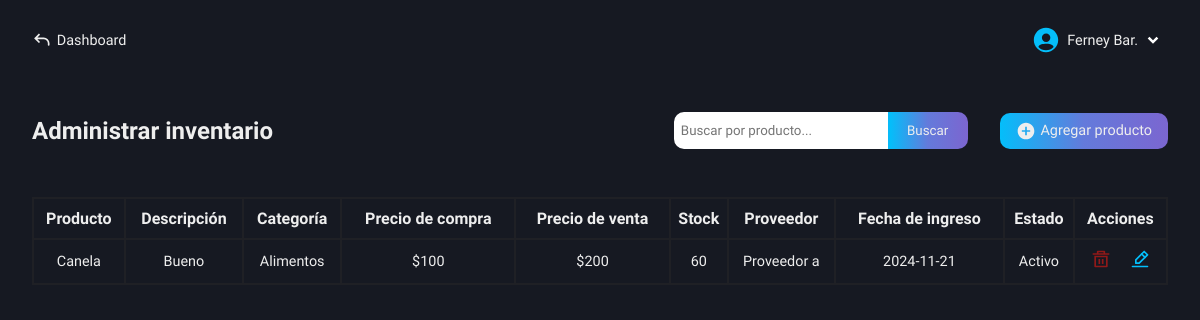
The app's page /roles/store/inventory/admin-inventory.php (signed in), older data.
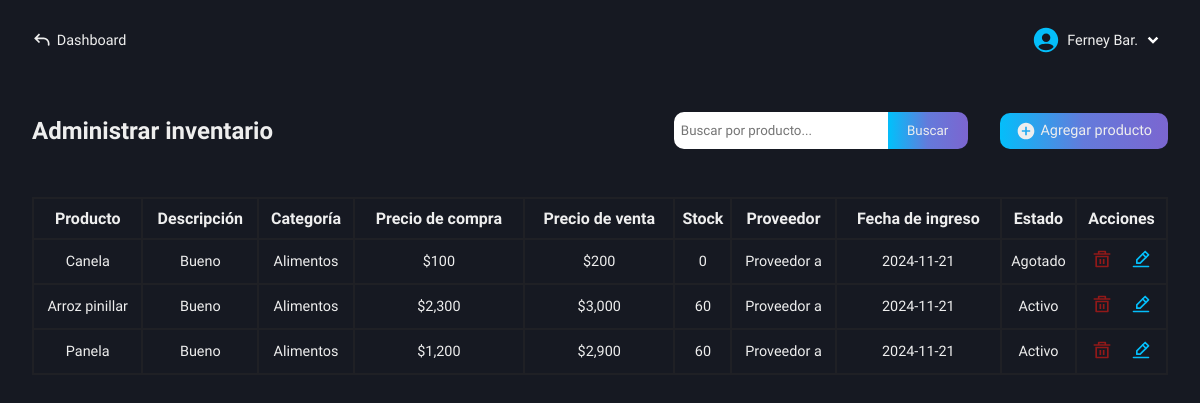
The same page, newer data.
### tables this page shows
CREATE TABLE `users` (
  `id` int(11) NOT NULL AUTO_INCREMENT,
  `name` varchar(100) NOT NULL,
  `lastname` varchar(100) NOT NULL,
  `email` varchar(100) NOT NULL,
  `pass` varchar(100) NOT NULL,
  `role` varchar(100) NOT NULL,
  PRIMARY KEY (`id`)
);

CREATE TABLE `inventory_products` (
  `id` int(11) NOT NULL AUTO_INCREMENT,
  `id_category` int(11) NOT NULL,
  `product_name` varchar(100) NOT NULL,
  `supplier` varchar(100) NOT NULL,
  `purchase_price` decimal(50,0) NOT NULL,
  `sale_price` decimal(50,0) NOT NULL,
  `stock_quantity` int(11) NOT NULL,
  `product_description` varchar(500) NOT NULL,
  `entry_date` date NOT NULL,
  `product_status` varchar(100) NOT NULL,
  PRIMARY KEY (`id`)
);

CREATE TABLE `categories_store` (
  `id` int(11) NOT NULL AUTO_INCREMENT,
  `category` varchar(100) NOT NULL,
  PRIMARY KEY (`id`)
);

### roles/store/inventory/admin-inventory.php (the view, shortened to what this page needs)
<!DOCTYPE html>
<html lang="en">
<head>
    <link rel="stylesheet" href="../../../css/store/admin-inventory.css">
    <link rel="stylesheet" href="../../../css/store/base-autocomplete.css">
    <link rel="stylesheet" href="https://code.jquery.com/ui/1.12.1/themes/base/jquery-ui.css">
    <?php
        include("../../../conexion.php");
        if (isset($_SESSION['user_id'])) {
            $id_user = $_SESSION['user_id'];
        } else {
            header("Location: ../../../index.php");
            exit();
        }
    ?>
</head>
<body>
    <main class="main">
        <nav class="nav-dash">
            <a href="../../dashboard-store.php" class="go-dash">
                <svg xmlns="http://www.w3.org/2000/svg" width="20" height="20" viewBox="0 0 24 24"><path fill="#eee" d="m4 10l-.707.707L2.586 10l.707-.707zm17 8a1 1 0 1 1-2 0zM8.293 15.707l-5-5l1.414-1.414l5 5zm-5-6.414l5-5l1.414 1.414l-5 5zM4 9h10v2H4zm17 7v2h-2v-2zm-7-7a7 7 0 0 1 7 7h-2a5 5 0 0 0-5-5z"/></svg>
                <p>Dashboard</p>
            </a>
            <div class="user-modal">
                <div class="username">
                    <div class="name-down">
                        <?php
                            $queryData = "SELECT name, lastname FROM users WHERE id = $id_user";
                            $result = mysqli_query($conexion, $queryData);
                            $rowData = mysqli_fetch_assoc($result);
                            echo "<p class='name'>" . $rowData['name'] . ' ' . substr($rowData['lastname'], 0, 3) . ".</p>";
                        ?>
                        <img src="../../../svg/down-arrow.svg" alt="">
                    </div>
                </div>
            </div>
        </nav>
        <section class="info-table-product" id="hidden-modal">
            <div class="table-products">
                <div class="tlt-search-add">
                    <h2 class="tlt-function">Administrar inventario</h2>
                    <div class="search-add">
                        <form action="functions/search-product.php" method="POST" class="form-search">
                            <input type="text" name="search" class="input-search b-col-fcs-val" id="search" placeholder="Buscar por producto..." required>
                            <input type="submit" name="button-search" class="btn-search bg-btn" value="Buscar">
                        </form>
                        <a href="add-products.php" class="add bg-btn">
                            <svg xmlns="http://www.w3.org/2000/svg" width="20" height="20" viewBox="0 0 24 24"><path fill="#eee" d="M12 2C6.477 2 2 6.477 2 12s4.477 10 10 10s10-4.477 10-10S17.523 2 12 2m5 11h-4v4h-2v-4H7v-2h4V7h2v4h4z"/></svg>
                            <p>Agregar producto</p>
                        </a>
                    </div>
                </div>
                <div class="content-table">
                    <table>
                        <tr>
                            <th>Producto</th>
                            <th>Descripción</th>
                            <th>Categoría</th>
                            <th>Precio de compra</th>
                            <th>Precio de venta</th>
                            <th>Stock</th>
                            <th>Proveedor</th>
                            <th>Fecha de ingreso</th>
                            <th>Estado</th>
                            <th>Acciones</th>
                        </tr>
                        <?php
                            $getProducts = "SELECT * FROM inventory_products";
                            $resultProducts = mysqli_query($conexion, $getProducts);
                            if($resultProducts -> num_rows > 0){
                                while($row = mysqli_fetch_array($resultProducts)){
                                    $id = $row['id'];
                                    $id_category = $row['id_category'];
                                    $queryCategory = "SELECT category FROM categories_store WHERE id = $id_category";
                                    $resultCat = mysqli_query($conexion, $queryCategory);
                                    $rowCat = mysqli_fetch_array($resultCat);
                                    echo "<tr>
                                            <td>" . ucfirst($row['product_name']) . "</td>
                                            <td>" . ucfirst($row['product_description']) . "</td>
                                            <td>" . $rowCat['category'] . "</td>
                                            <td>$" . number_format($row['purchase_price'], 0) . "</td>
                                            <td>$" . number_format($row['sale_price'], 0) . "</td>
                                            <td>" . $row['stock_quantity'] . "</td>
                                            <td>" . ucfirst($row['supplier']) . "</td>
                                            <td>" . $row['entry_date'] . "</td>
                                            <td><span>" . ($row['stock_quantity'] > 0 ? $row['product_status'] : 'Agotado') . "</span></td>
                                            <td>
                                                <a href='functions/delete.php?id=$id'>
                                                    <img src='../../../svg/delete.svg' />
                                                </a>
                                                <a href='functions/get-data.php?id=$id'>
                                                    <img src='../../../svg/edit.svg' />
                                                </a>
                                            </td>
                                          </tr>";
                                }
                            } else {
                                echo "<tr>
                                        <td colspan='10'>No hay productos</td>
                                      </tr>";
                            }
                        ?>
                    </table>
                </div>
            </div>
        </section>
    </main>
</body>
</html>

### css/store/admin-inventory.css (style rules this page uses)
.main { display: grid; grid-template-columns: 1fr; grid-template-rows: 80px 1fr; height: 100vh; background-color: var(--color-dark-blue-gray); }
.info-table-product { grid-column: 1 / 2; grid-row: 2 / 3; padding: 2rem; box-sizing: border-box; }
.table-products { display: flex; flex-direction: column; gap: 3rem; }
.tlt-search-add { display: flex; align-items: center; justify-content: space-between; }
.search-add { display: flex; align-items: center; gap: 2rem; }
.form-search { display: flex; }
.input-search { outline: none; padding: .2rem .3rem; height: 27px; border: 2px solid #fff; width: 200px; color: var(--color-light-black); border-top-left-radius: 10px; border-bottom-left-radius: 10px; }
.btn-search { width: 80px; height: auto; padding: .45rem 0; border: 2px solid transparent; border-top-right-radius: 10px; border-bottom-right-radius: 10px; cursor: pointer; }
.add { display: flex; align-items: center; gap: .3rem; padding: .5rem 1rem; border-radius: 10px; font-size: .9rem; text-decoration: none; }
table, th, td { border: 2px solid #1f2025; }
table { width: 100%; border-collapse: collapse; }
th, td { padding: .6rem 0; text-align: center; }
td { font-size: .9rem; font-weight: 300; }
td:nth-child(10) a { text-decoration: none; }
td:nth-child(10) a:last-child { margin-left: 1rem; }

### css/base-nav-dash.css (style rules this page uses)
* { color: #eee; }
.nav-dash { grid-column: 1 / 2; grid-row: 1 / 2; display: flex; align-items: center; justify-content: space-between; padding: 0 2rem; box-sizing: border-box; user-select: none; }
.username { display: flex; align-items: center; gap: .4rem; cursor: pointer; }
.name-down { display: flex; align-items: center; }
.name-down .name { color: #eee; font-size: .9rem; }
.go-dash { display: flex; align-items: center; gap: .3rem; text-decoration: none; }
.go-dash p { font-size: .9rem; color: #eee; }

### css/base-btn-bd.css (style rules this page uses)
.bg-btn { background: linear-gradient( 90deg, #04BEFA, #647adb, #7b66d0, #9554c9, #04BEFA ); background-size: 200%; animation: gradient-move 5s infinite; transition: transform 0.2s, box-shadow 0.2s; }

Row changes from the older to the newer data that the page shows:
changed inventory_products "Canela": stock_quantity "60" → "0"; product_status "Activo" → (not shown); now shows "Agotado"
added inventory_products: product_name "Arroz pinillar", product_description "Bueno", categories_store.category "Alimentos", purchase_price "2,300", sale_price "3,000", stock_quantity "60", supplier "Proveedor a", entry_date "2024-11-21", product_status "Activo"
added inventory_products: product_name "Panela", product_description "Bueno", categories_store.category "Alimentos", purchase_price "1,200", sale_price "2,900", stock_quantity "60", supplier "Proveedor a", entry_date "2024-11-21", product_status "Activo"
